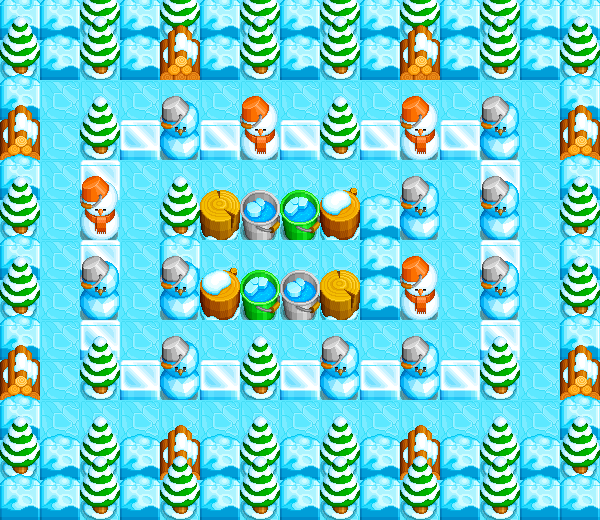

A level layout from a 2D game, rendered from its tile map. Below: a short description, then the map file with tile-grid data replaced by summaries:
An orthogonal 15x13 tile map with 40x40 px tiles, 3 tile layers (background, architecture-real, architecture-float), 3 tilesets and 4 objects (spawnpoint1, spawnpoint2, spawnpoint3, spawnpoint4).

<map version="1.0" orientation="orthogonal" renderorder="right-down" width="15" height="13" tilewidth="40" tileheight="40" nextobjectid="7">
 <tileset firstgid="1" name="map_ice_tile2" tilewidth="40" tileheight="40" tilecount="1" columns="1">
  <image source="map_ice_tile2.png" width="40" height="40" />
 </tileset>
 <tileset firstgid="2" name="map_ice_tile1" tilewidth="40" tileheight="40" tilecount="20" columns="10">
  <image source="map_ice_tile1.png" width="400" height="86" />
 </tileset>
 <tileset firstgid="22" name="map_ice_tile" tilewidth="40" tileheight="80" tilecount="10" columns="10">
  <image source="map_ice_tile.png" width="400" height="86" />
  <tile id="0">
   <properties>
    <property name="destructible" type="bool" value="false" />
   </properties>
  </tile>
  <tile id="1">
   <properties>
    <property name="destructible" type="bool" value="false" />
   </properties>
  </tile>
  <tile id="2">
   <properties>
    <property name="destructible" type="bool" value="false" />
   </properties>
  </tile>
  <tile id="3">
   <properties>
    <property name="destructible" type="bool" value="false" />
   </properties>
  </tile>
  <tile id="4">
   <properties>
    <property name="destructible" type="bool" value="false" />
   </properties>
  </tile>
  <tile id="5">
   <properties>
    <property name="destructible" type="bool" value="false" />
   </properties>
  </tile>
  <tile id="6">
   <properties>
    <property name="destructible" type="bool" value="false" />
   </properties>
  </tile>
  <tile id="7">
   <properties>
    <property name="destructible" type="bool" value="false" />
   </properties>
  </tile>
  <tile id="8">
   <properties>
    <property name="destructible" type="bool" value="true" />
   </properties>
  </tile>
  <tile id="9">
   <properties>
    <property name="destructible" type="bool" value="true" />
   </properties>
  </tile>
 </tileset>
 <layer name="background" width="15" height="13">
  <data>[195 cells, 195 non-empty, 1 distinct tile ids]</data>
 </layer>
 <layer name="architecture-real" width="15" height="13">
  <data>[195 cells, 127 non-empty, 11 distinct tile ids]</data>
 </layer>
 <layer name="architecture-float" width="15" height="13">
  <data>[195 cells, 93 non-empty, 9 distinct tile ids]</data>
 </layer>
 <objectgroup name="objects">
  <object id="2" name="spawnpoint1" x="40" y="80" width="40" height="40" />
  <object id="3" name="spawnpoint2" x="440" y="160" width="40" height="40" />
  <object id="4" name="spawnpoint3" x="40" y="400" width="40" height="40" />
  <object id="5" name="spawnpoint4" x="520" y="400" width="40" height="40" />
 </objectgroup>
</map>
